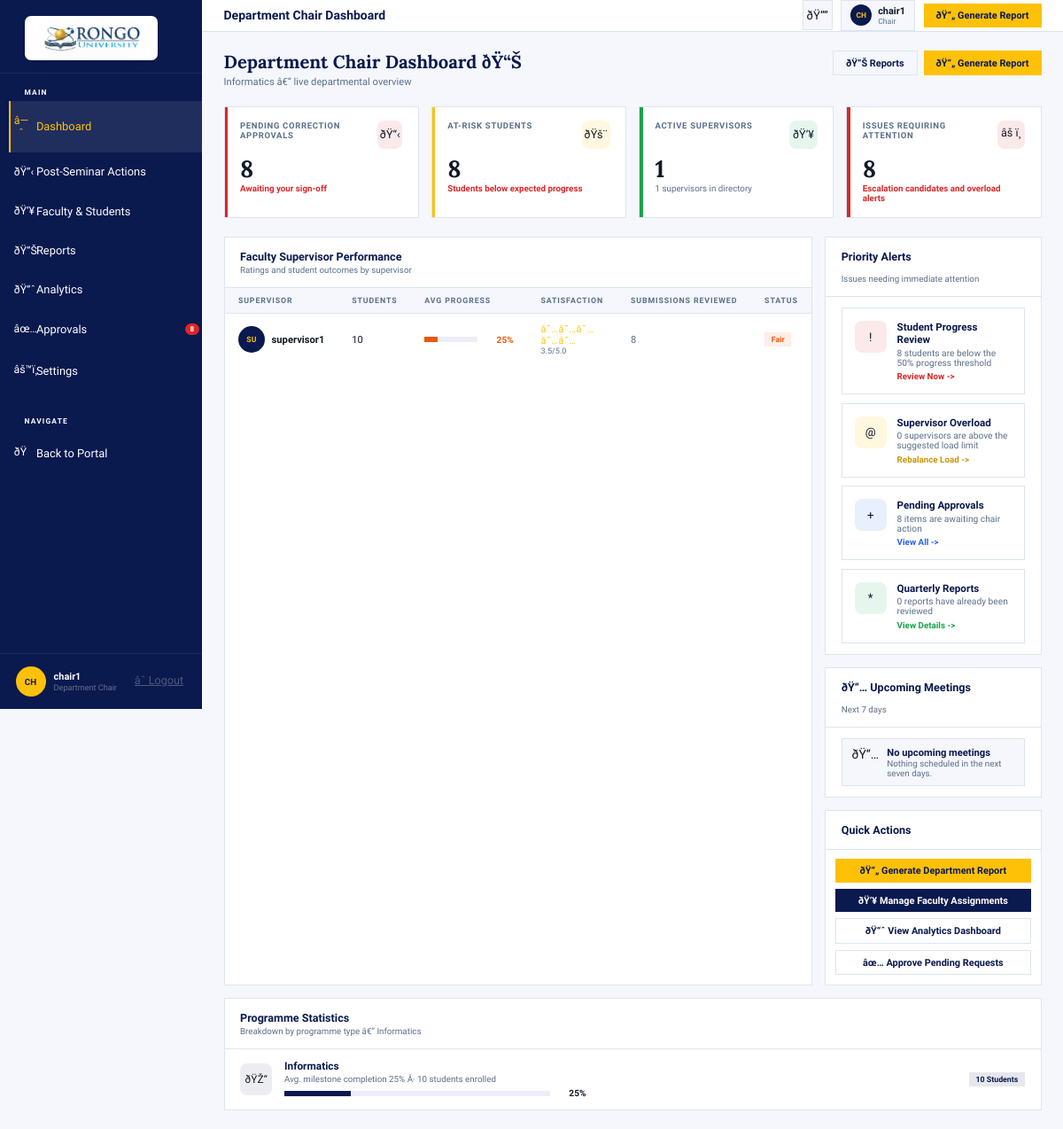
Page /chair/ (signed in) on the earlier database version.
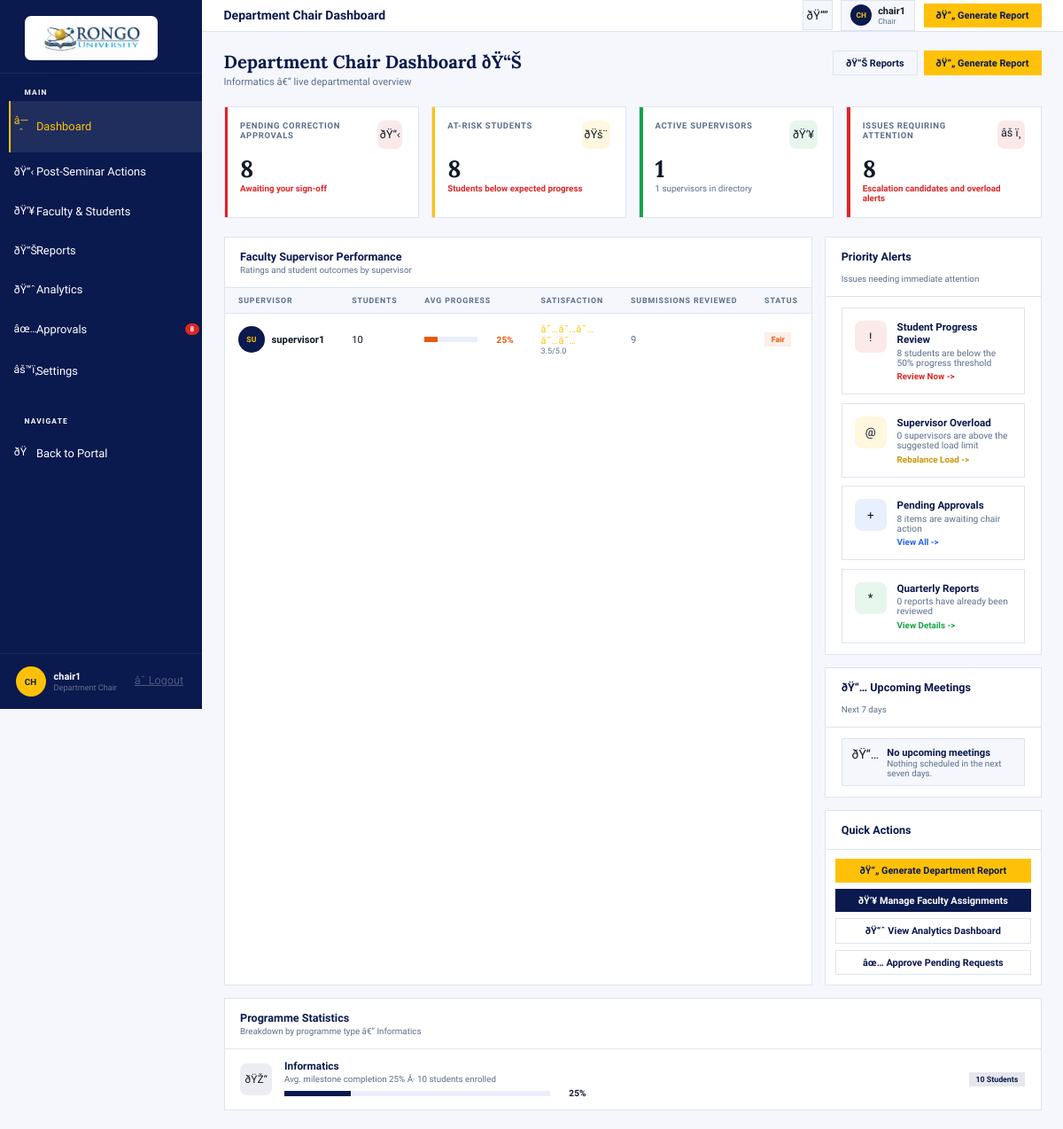
Same page on the later database version.
### users/models.py (models this page shows, shortened)
class User(AbstractUser):
    ROLE_CHOICES = (
        ("student", "Student"),
        ("supervisor", "Supervisor"),
        ("admin", "Admin"),
        ("dean", "Dean"),
        ("chair", "Chair"),
    )
    role = models.CharField(max_length=20, choices=ROLE_CHOICES)
    unique_id = models.CharField(max_length=50, unique=True, help_text="Admission Number for students or Staff ID for staff", editable=False)

### chair/views.py (the view)
# urls.py: path('', chair_dashboard, name='chair_dashboard'),
@login_required
@user_passes_test(lambda u: u.role in ["chair", "admin", "dean"])
def chair_dashboard(request):
    chair = request.user
    today = timezone.localdate()
    students = list(
        Student.objects.select_related("user", "supervisor")
        .prefetch_related(
            Prefetch("milestone_set", queryset=Milestone.objects.order_by("date", "id")),
            Prefetch("submission_set", queryset=Submission.objects.order_by("-submitted_at")),
        )
        .order_by("user__first_name", "user__last_name", "user__username")
    )
    supervisors = list(
        User.objects.filter(role="supervisor")
        .prefetch_related(
            Prefetch(
                "supervised_students",
                queryset=Student.objects.select_related("user").prefetch_related(
                    Prefetch("milestone_set", queryset=Milestone.objects.order_by("date", "id")),
                    Prefetch("submission_set", queryset=Submission.objects.order_by("-submitted_at")),
                ),
            )
        )
        .order_by("first_name", "last_name", "username")
    )
    submissions = list(
        Submission.objects.select_related("student__user", "student__supervisor", "reviewed_by").order_by("-submitted_at")
    )
    reports = list(QuarterlyReport.objects.select_related("student__user").order_by("-submitted_at"))
    bookings = list(
        PresentationBooking.objects.select_related("student__user")
        .filter(date__gte=timezone.now())
        .order_by("date")[:5]
    )
    notifications = list(Notification.objects.filter(user=chair).order_by("-created_at")[:5])
    student_rows = []
    at_risk_rows = []
    programme_map = defaultdict(list)
    progress_cache = {}
    for student in students:
        summary = _student_progress(student, today)
        progress_cache[student.id] = summary
        student_rows.append(
            {
                "student": student,
                "name": student.user.get_full_name() or student.user.username,
                "initials": _initials(student.user),
                "programme": student.programme,
                "supervisor_name": student.supervisor.get_full_name() if student.supervisor else "Unassigned",
                "progress": summary["progress"],
                "status_label": summary["status_label"],
                "status_badge": summary["status_badge"],
            }
        )
        programme_map[student.programme].append(summary["progress"])
        if summary["progress"] < 50:
            at_risk_rows.append(
                {
                    "name": student.user.get_full_name() or student.user.username,
                    "programme": student.programme,
                    "progress": summary["progress"],
                    "risk_factor": "Low milestone completion",
                    "supervisor_name": student.supervisor.get_full_name() if student.supervisor else "Unassigned",
                }
            )
    supervisor_rows = []
    overloaded_supervisors = []
    for supervisor in supervisors:
        assigned_students = list(supervisor.supervised_students.all())
        student_count = len(assigned_students)
        avg_progress = int(round(sum(progress_cache[s.id]["progress"] for s in assigned_students) / student_count)) if student_count else 0
        reviewed_count = sum(
            1
            for student in assigned_students
            for submission in progress_cache[student.id]["submissions"]
            if submission.status in {"reviewed", "approved"}
        )
        rating = round(min(5.0, 3.0 + (avg_progress / 50)), 1) if student_count else 0
        if avg_progress >= 75:
            status_label = "Excellent"
            status_badge = "pill-amber"
        elif avg_progress >= 60:
            status_label = "Good"
            status_badge = "pill-green"
        else:
            status_label = "Fair"
            status_badge = "pill-orange"
        supervisor_rows.append(
            {
                "user": supervisor,
                "initials": _initials(supervisor),
                "student_count": student_count,
                "avg_progress": avg_progress,
                "rating": rating,
                "reviewed_count": reviewed_count,
                "status_label": status_label,
                "status_badge": status_badge,
                "is_overloaded": student_count > 12,
            }
        )
        if student_count > 12:
            overloaded_supervisors.append(supervisor)
    supervisor_rows.sort(key=lambda row: (-row["avg_progress"], row["user"].get_full_name() or row["user"].username))
    at_risk_rows.sort(key=lambda row: row["progress"])
    programme_stats = []
    for programme, values in sorted(programme_map.items()):
        avg_progress = int(round(sum(values) / len(values))) if values else 0
        programme_stats.append(
            {
                "name": programme,
                "student_count": len(values),
                "avg_progress": avg_progress,
                "duration_text": f"Avg. milestone completion {avg_progress}%",
                "progress_color": "var(--green)" if avg_progress >= 85 else "var(--navy)",
            }
        )
    pending_approvals = []
    for submission in submissions:
        if submission.status in {"submitted", "pending", "revision"} and submission.chair_status == "pending":
            pending_approvals.append(
                {
                    "id": submission.id,
                    "student_name": submission.student.user.get_full_name() or submission.student.user.username,
                    "request_type": "Submission Review",
                    "details": f"{submission.student.programme} - {submission.title}",
                    "submitted_label": submission.submitted_at.strftime("%d %b"),
                    "priority_label": "High" if submission.status == "revision" else "Medium",
                    "priority_badge": "pill-red" if submission.status == "revision" else "pill-amber",
                }
            )
    pending_approvals = pending_approvals[:8]
    issues_count = len(at_risk_rows) + len(overloaded_supervisors)
    alerts = [
        {
            "icon": "Student Progress Review",
            "description": f"{len(at_risk_rows)} students are below the 50% progress threshold",
            "action_class": "alert-action-red",
            "action_text": "Review Now ->",
            "icon_style": "background:var(--red-dim)",
            "symbol": "!",
        },
        {
            "icon": "Supervisor Overload",
            "description": f"{len(overloaded_supervisors)} supervisors are above the suggested load limit",
            "action_class": "alert-action-amber",
            "action_text": "Rebalance Load ->",
            "icon_style": "background:var(--amber-dim)",
            "symbol": "@",
        },
        {
            "icon": "Pending Approvals",
            "description": f"{len(pending_approvals)} items are awaiting chair action",
            "action_class": "alert-action-blue",
            "action_text": "View All ->",
            "icon_style": "background:var(--blue-dim)",
            "symbol": "+",
        },
        {
            "icon": "Quarterly Reports",
            "description": f"{sum(1 for report in reports if report.status == 'reviewed')} reports have already been reviewed",
            "action_class": "alert-action-green",
            "action_text": "View Details ->",
            "icon_style": "background:var(--green-dim)",
            "symbol": "*",
        },
    ]
    report_archive = [
        {
            "title": "Quarterly Report Summary",
            "type": "Quarterly",
            "generated": reports[0].submitted_at if reports else None,
            "scope": f"{len(reports)} student reports",
        },
        {
            "title": "Supervisor Load Distribution",
            "type": "Operational",
            "generated": timezone.now(),
            "scope": f"{len(supervisor_rows)} supervisors",
        },
        {
            "title": "At-Risk Student Intervention Report",
            "type": "Ad hoc",
            "generated": timezone.now(),
            "scope": f"{len(at_risk_rows)} students",
        },
    ]
    completion_rate = int(round(sum(row["progress"] for row in student_rows) / len(student_rows))) if student_rows else 0
    chair_name = chair.get_full_name() or chair.username
    department_name = programme_stats[0]["name"] if programme_stats else "Postgraduate Department"
    context = {
        "chair": chair,
        "chair_name": chair_name,
        "chair_email": chair.email,
        "chair_initials": _initials(chair),
        "chair_staff_id": f"CHR/{chair.id:04d}",
        "chair_role_title": "Department Chair",
        "department_name": department_name,
        "notifications": notifications,
        "stats": {
            "pending_approvals": len(pending_approvals),
            "at_risk_students": len(at_risk_rows),
            "active_supervisors": len([row for row in supervisor_rows if row["student_count"] > 0]),
            "issues": issues_count,
            "reports_generated": len(reports),
            "completion_rate": completion_rate,
        },
        "supervisor_rows": supervisor_rows,
        "supervisors": supervisors,
        "alerts": alerts,
        "upcoming_meetings": bookings,
        "programme_stats": programme_stats,
        "student_rows": student_rows,
        "at_risk_rows": at_risk_rows,
        "pending_approvals": pending_approvals,
        "report_archive": report_archive,
        "analytics": {
            "phd_completion": next((item["avg_progress"] for item in programme_stats if "PhD" in item["name"]), completion_rate),
            "masters_completion": next((item["avg_progress"] for item in programme_stats if "MSc" in item["name"] or "Masters" in item["name"]), completion_rate),
            "avg_time": "N/A",
            "dropout_rate": 0,
            "progress_by_programme": programme_stats,
            "satisfaction": round(sum(row["rating"] for row in supervisor_rows) / len(supervisor_rows), 1) if supervisor_rows else 0,
            "review_timeliness": int(round((sum(row["reviewed_count"] for row in supervisor_rows) / max(len(submissions), 1)) * 100)) if submissions else 0,
            "approval_rate": int(round((sum(1 for submission in submissions if submission.status == "approved") / max(len(submissions), 1)) * 100)) if submissions else 0,
        },
    }
    return render(request, 'chair/chair.html', context)

### chair/views.py (called while the page is built)
def _initials(user):
    full_name = user.get_full_name().strip()
    if full_name:
        return "".join(part[0] for part in full_name.split()[:2]).upper()
    return user.username[:2].upper()

### templates/chair/chair.html (shortened to what the changed rows need)
﻿{% load static %}
<!DOCTYPE html>
<html lang="en">
<head>
</head>
<body>
<div class="main">
  <main class="content">
    <section class="section-view active" id="view-dashboard">
      <div>
      <div class="page-hdr">
        <div><h2>Department Chair Dashboard ðŸ“Š</h2><p>{{ department_name }} â€” live departmental overview</p></div>
      </div>
      <div id="chair-dashboard-report">
      <div class="grid-65-35" style="margin-bottom:1rem">
        <div class="card">
          <div class="tbl-wrap">
            <table>
              <thead><tr><th>Supervisor</th><th>Students</th><th>Avg Progress</th><th>Satisfaction</th><th>Submissions Reviewed</th><th>Status</th></tr></thead>
              <tbody>
                {% for row in supervisor_rows %}
                <tr><td><div style="display:flex;align-items:center;gap:.55rem"><div class="av" style="background:#0A194E;color:var(--amber)">{{ row.initials }}</div><span class="td-bold">{{ row.user.get_full_name|default:row.user.username }}</span></div></td><td>{{ row.student_count }}</td><td><div class="prog-wrap"><div class="prog-bar"><div class="prog-fill" style="width:{{ row.avg_progress }}%;background:{% if row.avg_progress >= 75 %}var(--green){% elif row.avg_progress >= 60 %}var(--navy){% else %}var(--orange){% endif %}"></div></div><span class="prog-val"{% if row.avg_progress < 60 %} style="color:var(--orange)"{% endif %}>{{ row.avg_progress }}%</span></div></td><td><div><div class="stars">â˜…â˜…â˜…â˜…â˜…</div><div style="font-size:.65rem;color:var(--muted)">{{ row.rating }}/5.0</div></div></td><td class="td-muted">{{ row.reviewed_count }}</td><td><span class="pill {{ row.status_badge }}">{{ row.status_label }}</span></td></tr>
                {% empty %}
                <tr><td colspan="6" class="td-muted">No supervisor data available.</td></tr>
                {% endfor %}
              </tbody>
            </table>
          </div>
        </div>
      </div>
      </div>
      </div>
    </section>
  </main>
</div>
</body>
</html>

Differences in the rows shown:
changed User "supervisor1": reviewed_count "8" → "9"
